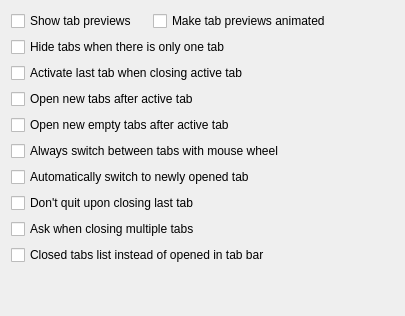
             <widget class="QWidget" name="tabsBehaviourPage">
              <attribute name="title">
               <string>Tabs behaviour</string>
              </attribute>
              <layout class="QVBoxLayout" name="verticalLayout_2">
               <item>
                <layout class="QHBoxLayout" name="horizontalLayout_15">
                 <item>
                  <widget class="QCheckBox" name="showTabPreviews">
                   <property name="text">
                    <string>Show tab previews</string>
                   </property>
                  </widget>
                 </item>
                 <item>
                  <spacer name="horizontalSpacer_5">
                   <property name="orientation">
                    <enum>Qt::Horizontal</enum>
                   </property>
                   <property name="sizeType">
                    <enum>QSizePolicy::Fixed</enum>
                   </property>
                   <property name="sizeHint" stdset="0">
                    <size>
                     <width>10</width>
                     <height>20</height>
                    </size>
                   </property>
                  </spacer>
                 </item>
                 <item>
                  <widget class="QCheckBox" name="animatedTabPreviews">
                   <property name="text">
                    <string>Make tab previews animated</string>
                   </property>
                  </widget>
                 </item>
                 <item>
                  <spacer name="horizontalSpacer_16">
                   <property name="orientation">
                    <enum>Qt::Horizontal</enum>
                   </property>
                   <property name="sizeHint" stdset="0">
                    <size>
                     <width>63</width>
                     <height>13</height>
                    </size>
                   </property>
                  </spacer>
                 </item>
                </layout>
               </item>
               <item>
                <widget class="QCheckBox" name="hideTabsOnTab">
                 <property name="text">
                  <string>Hide tabs when there is only one tab</string>
                 </property>
                </widget>
               </item>
               <item>
                <widget class="QCheckBox" name="activateLastTab">
                 <property name="text">
                  <string>Activate last tab when closing active tab</string>
                 </property>
                </widget>
               </item>
               <item>
                <widget class="QCheckBox" name="openNewTabAfterActive">
                 <property name="text">
                  <string>Open new tabs after active tab</string>
                 </property>
                </widget>
               </item>
               <item>
                <widget class="QCheckBox" name="openNewEmptyTabAfterActive">
                 <property name="text">
                  <string>Open new empty tabs after active tab</string>
                 </property>
                </widget>
               </item>
               <item>
                <widget class="QCheckBox" name="alwaysSwitchTabsWithWheel">
                 <property name="text">
                  <string>Always switch between tabs with mouse wheel</string>
                 </property>
                </widget>
               </item>
               <item>
                <widget class="QCheckBox" name="switchToNewTabs">
                 <property name="text">
                  <string>Automatically switch to newly opened tab</string>
                 </property>
                </widget>
               </item>
               <item>
                <widget class="QCheckBox" name="dontQuitOnTab">
                 <property name="text">
                  <string>Don't quit upon closing last tab</string>
                 </property>
                </widget>
               </item>
               <item>
                <widget class="QCheckBox" name="askWhenClosingMultipleTabs">
                 <property name="text">
                  <string>Ask when closing multiple tabs</string>
                 </property>
                </widget>
               </item>
               <item>
                <widget class="QCheckBox" name="closedInsteadOpened">
                 <property name="text">
                  <string>Closed tabs list instead of opened in tab bar</string>
                 </property>
                </widget>
               </item>
               <item>
                <spacer name="verticalSpacer_8">
                 <property name="orientation">
                  <enum>Qt::Vertical</enum>
                 </property>
                 <property name="sizeHint" stdset="0">
                  <size>
                   <width>20</width>
                   <height>40</height>
                  </size>
                 </property>
                </spacer>
               </item>
              </layout>
             </widget>
